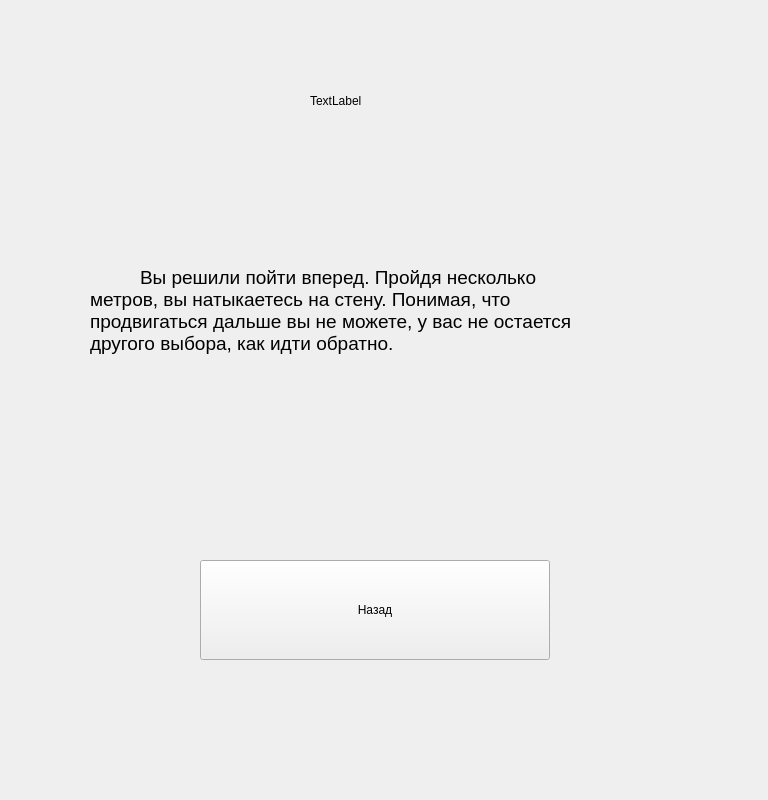
<?xml version="1.0" encoding="UTF-8"?>
<ui version="4.0">
 <class>Stop2</class>
 <widget class="QWidget" name="Stop2">
  <property name="geometry">
   <rect>
    <x>0</x>
    <y>0</y>
    <width>768</width>
    <height>800</height>
   </rect>
  </property>
  <property name="windowTitle">
   <string>Form</string>
  </property>
  <widget class="QPushButton" name="pushButton">
   <property name="geometry">
    <rect>
     <x>200</x>
     <y>560</y>
     <width>350</width>
     <height>100</height>
    </rect>
   </property>
   <property name="text">
    <string>Назад</string>
   </property>
  </widget>
  <widget class="QLabel" name="label_2">
   <property name="geometry">
    <rect>
     <x>90</x>
     <y>130</y>
     <width>631</width>
     <height>361</height>
    </rect>
   </property>
   <property name="text">
    <string>&lt;html&gt;&lt;head/&gt;&lt;style&gt; p {text-indent: 50px} &lt;/style&gt;&lt;body&gt;&lt;p align=&quot;justify&quot;&gt;&lt;span style=&quot; font-size:14pt;&quot;&gt;Вы решили пойти вперед. Пройдя несколько&lt;br/&gt;метров, вы натыкаетесь на стену. Понимая, что&lt;br/&gt;продвигаться дальше вы не можете, у вас не остается&lt;br/&gt;другого выбора, как идти обратно.&lt;/span&gt;&lt;/p&gt;&lt;/body&gt;&lt;/html&gt;</string>
   </property>
  </widget>
  <widget class="QLabel" name="label_pict">
   <property name="geometry">
    <rect>
     <x>0</x>
     <y>0</y>
     <width>768</width>
     <height>800</height>
    </rect>
   </property>
   <property name="text">
    <string/>
   </property>
   <property name="pixmap">
    <pixmap>../PICT/pict2.png</pixmap>
   </property>
  </widget>
  <widget class="QLabel" name="label5">
   <property name="geometry">
    <rect>
     <x>310</x>
     <y>50</y>
     <width>251</width>
     <height>101</height>
    </rect>
   </property>
   <property name="styleSheet">
    <string notr="true">font: 14pt &quot;Times New Roman&quot;;</string>
   </property>
   <property name="text">
    <string>TextLabel</string>
   </property>
  </widget>
  <zorder>label_pict</zorder>
  <zorder>pushButton</zorder>
  <zorder>label_2</zorder>
  <zorder>label5</zorder>
 </widget>
 <resources/>
 <connections/>
</ui>
